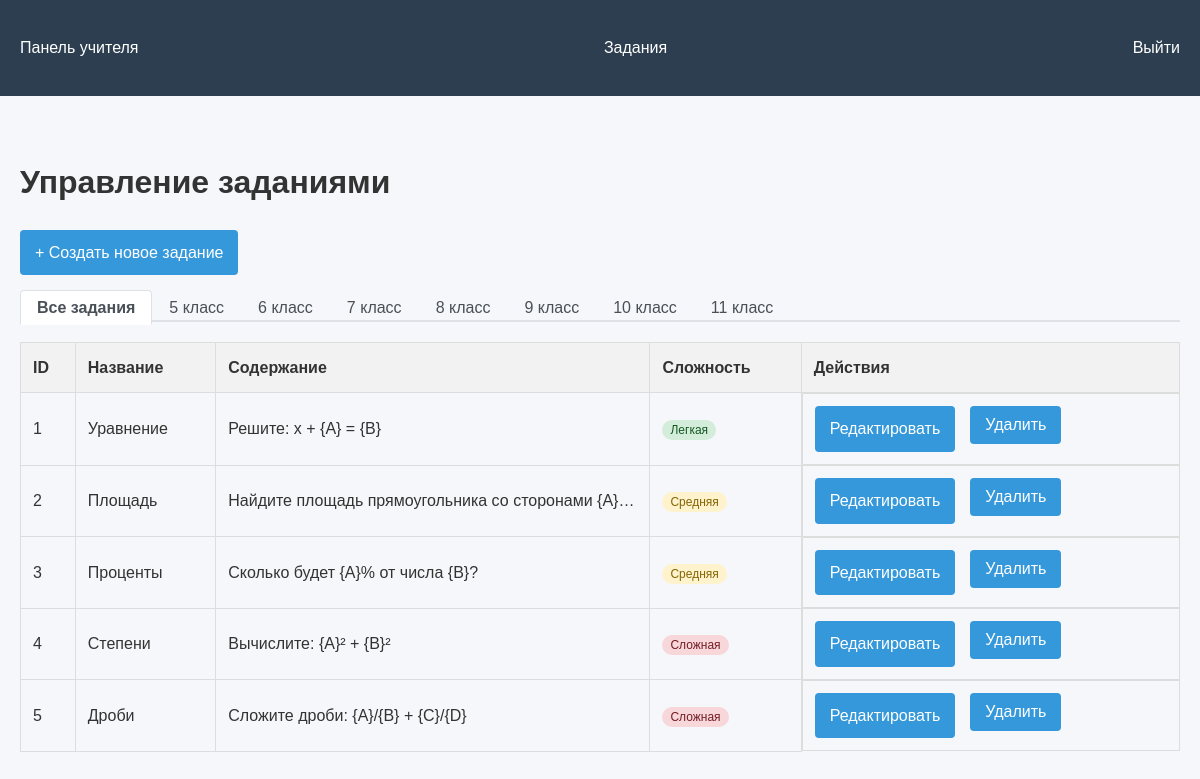
/admin/tasks (signed in), run on the app's committed database.
### tables this page shows
CREATE TABLE tasks (
            id INTEGER PRIMARY KEY,
            title TEXT NOT NULL,
            content TEXT NOT NULL,
            answer_formula TEXT,
            difficulty INTEGER DEFAULT 2,
            class_group INTEGER NOT NULL,
            created_at TIMESTAMP DEFAULT CURRENT_TIMESTAMP
        );

### app.py (the view)
@app.route('/admin/tasks')
def admin_tasks():
    if not session.get('is_admin'):
        return redirect(url_for('index'))
    class_group = request.args.get('class_group', type=int)
    tasks = get_all_tasks(class_group)
    return render_template('admin_tasks.html',
                         tasks=tasks,
                         active_tab=class_group)

### app.py (called while the page is built)
@app.before_request
def check_concurrent_users():
    if request.path.startswith('/student'):
        if len(session) > 40:
            abort(503, "Сервер перегружен, попробуйте позже")

### db.py (called while the page is built)
def create_connection(db_file="database.db"):
    conn = None
    try:
        conn = sqlite3.connect(
            db_file,
            timeout=30,  # 30 секунд ожидания при блокировке
            check_same_thread=False  # Для многопоточной работы
        )
        conn.row_factory = sqlite3.Row
        conn.execute("PRAGMA journal_mode=WAL")
        conn.execute("PRAGMA synchronous=NORMAL")
        return conn
    except Error as e:
        app.logger.error(f"Ошибка подключения: {e}")
        return None

def get_all_tasks(class_group=None):
    conn = create_connection()
    if conn is not None:
        try:
            cursor = conn.cursor()
            if class_group:
                cursor.execute("SELECT * FROM tasks WHERE class_group = ? ORDER BY created_at DESC",
                             (class_group,))
            else:
                cursor.execute("SELECT * FROM tasks ORDER BY created_at DESC")
            return cursor.fetchall()
        except Error as e:
            print(f"Ошибка при получении заданий: {e}")
        finally:
            conn.close()
    return []

### templates/admin_tasks.html (shortened to what this page needs)
{% extends "base.html" %}
{% block content %}
<div class="admin-header">
    <h1>Управление заданиями</h1>
    <a href="{{ url_for('create_task') }}" class="btn btn-primary">
        + Создать новое задание
    </a>
</div>
<div class="class-tabs">
    <ul class="nav nav-tabs">
        <li class="nav-item">
            <a class="nav-link {% if not active_tab %}active{% endif %}"
               href="{{ url_for('admin_tasks') }}">Все задания</a>
        </li>
        {% for grade in range(5, 12) %}
            <li class="nav-item">
                <a class="nav-link {% if active_tab == grade %}active{% endif %}"
                   href="{{ url_for('admin_tasks', class_group=grade) }}">
                    {{ grade }} класс
                </a>
            </li>
        {% endfor %}
    </ul>
</div>
<div class="tasks-container">
    {% if tasks %}
        <table class="tasks-table">
            <thead>
                <tr>
                    <th>ID</th>
                    <th>Название</th>
                    <th>Содержание</th>
                    <th>Сложность</th>
                    <th>Действия</th>
                </tr>
            </thead>
            <tbody>
                {% for task in tasks %}
                    <tr>
                        <td>{{ task.id }}</td>
                        <td>{{ task.title }}</td>
                        <td class="task-content-preview">
                            {{ task.content|striptags|truncate(100) }}
                        </td>
                        <td>
                            {% if task.difficulty == 1 %}
                                <span class="badge easy">Легкая</span>
                            {% elif task.difficulty == 2 %}
                                <span class="badge medium">Средняя</span>
                            {% else %}
                                <span class="badge hard">Сложная</span>
                            {% endif %}
                        </td>
                        <td class="actions">
                            <a href="{{ url_for('edit_task', task_id=task.id) }}"
                               class="btn btn-sm btn-edit">
                                Редактировать
                            </a>
                            <form action="{{ url_for('delete_task_route', task_id=task.id) }}"
                                  method="POST"
                                  class="delete-form">
                                <button type="submit" class="btn btn-sm btn-danger">
                                    Удалить
                                </button>
                            </form>
                        </td>
                    </tr>
                {% endfor %}
            </tbody>
        </table>
    {% endif %}
</div>
{% endblock %}

### static/style.css (style rules this page uses)
body { font-family: 'Arial', sans-serif; margin: 0; padding: 0; background-color: #f5f7fa; color: #333; line-height: 1.6; }
.btn { display: inline-block; padding: 10px 15px; background-color: #3498db; color: white; border: none; border-radius: 4px; text-decoration: none; cursor: pointer; font-size: 16px; margin-right: 10px; }
.nav-tabs { border-bottom: 1px solid #dee2e6; display: flex; flex-wrap: wrap; padding-left: 0; margin-bottom: 0; list-style: none; }
.nav-tabs .nav-item { margin-bottom: -1px; }
.nav-tabs .nav-link { border: 1px solid transparent; border-top-left-radius: 4px; border-top-right-radius: 4px; padding: 8px 16px; color: #495057; text-decoration: none; }
.nav-tabs .nav-link.active { color: #495057; background-color: #fff; border-color: #dee2e6 #dee2e6 #fff; }
.tasks-table { width: 100%; border-collapse: collapse; margin-top: 20px; }
.tasks-table th, .tasks-table td { padding: 12px; border: 1px solid #ddd; text-align: left; }
.tasks-table th { background-color: #f2f2f2; }
.badge { padding: 3px 8px; border-radius: 12px; font-size: 12px; }
.badge.easy { background-color: #d4edda; color: #155724; }
.badge.medium { background-color: #fff3cd; color: #856404; }
.badge.hard { background-color: #f8d7da; color: #721c24; }
.actions { display: flex; gap: 5px; }
.class-tabs { margin: 20px 0; border-bottom: 1px solid #dee2e6; }
.nav-tabs { display: flex; flex-wrap: wrap; padding-left: 0; margin-bottom: 0; list-style: none; }
.nav-item { margin-bottom: -1px; }
.nav-link { padding: 10px 15px; border: 1px solid transparent; border-top-left-radius: 4px; border-top-right-radius: 4px; color: #495057; text-decoration: none; transition: all 0.3s; }
.nav-link.active { color: #495057; background-color: #fff; border-color: #dee2e6 #dee2e6 #fff; font-weight: bold; }
.task-content-preview { max-width: 300px; white-space: nowrap; overflow: hidden; text-overflow: ellipsis; }

### data on the page
tasks: id "1", title "Уравнение", content "Решите: x + {A} = {B}", difficulty "Легкая"
tasks: id "2", title "Площадь", content "Найдите площадь прямоугольника со сторонами {A}…", difficulty "Средняя"
tasks: id "3", title "Проценты", content "Сколько будет {A}% от числа {B}?", difficulty "Средняя"
tasks: id "4", title "Степени", content "Вычислите: {A}² + {B}²", difficulty "Сложная"
tasks: id "5", title "Дроби", content "Сложите дроби: {A}/{B} + {C}/{D}", difficulty "Сложная"

### other printed values
{{ grade }} "5" "6" "7" "8" "9" "10" "11"
